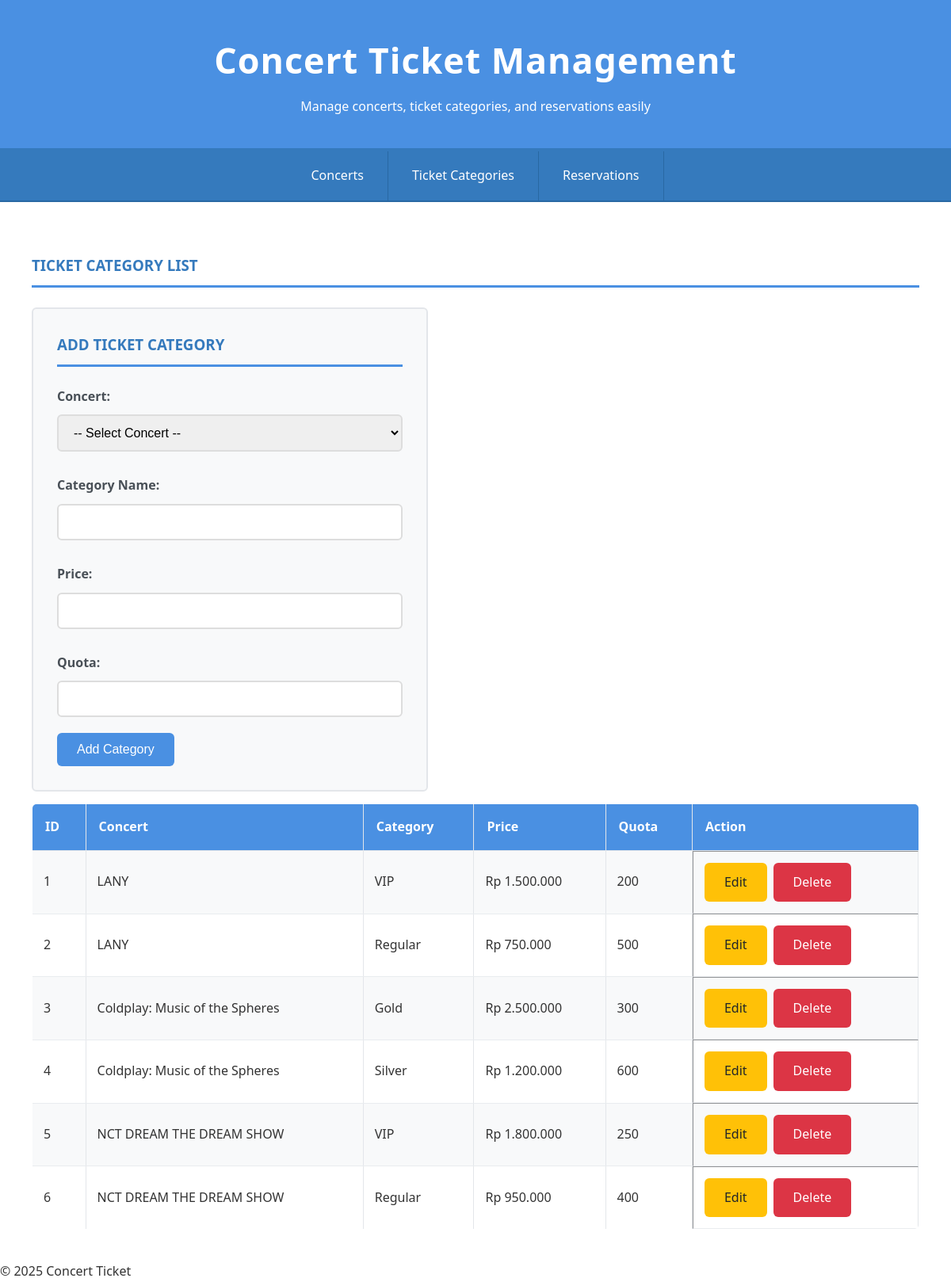
/?page=tickets, run on the app's committed database.
### tables this page shows
CREATE TABLE `ticket_categories` (
  `id_ticket_category` int(11) NOT NULL,
  `id_concert` int(11) NOT NULL,
  `category_name` varchar(50) NOT NULL,
  `price` decimal(10,2) NOT NULL,
  `quota` int(11) NOT NULL
);

CREATE TABLE `concerts` (
  `id_concert` int(11) NOT NULL,
  `concert_name` varchar(100) NOT NULL,
  `date` date NOT NULL,
  `venue` varchar(100) NOT NULL
);

### config/db.php (called while the page is built, shortened)
<?php
class Database {
    private $host = "localhost";
    private $username = "root";
    private $password = "";
    private $dbname = "db_concert";
    public function __construct() {
        try {
            $this->conn = new PDO("mysql:host=$this->host;dbname=$this->dbname", $this->username, $this->password);
        } catch (PDOException $e) {
            echo "Connection failed: " . $e->getMessage();
        }
    }
}
?>

### class/TicketCategory.php (called while the page is built, shortened)
<?php
require_once 'config/db.php';
class TicketCategory {
    private $db;
    public function __construct() {
        $this->db = (new Database())->conn;
    }
    public function getAllTicketCategories() {
        $stmt = $this->db->prepare("
            SELECT t.*, c.concert_name
            FROM ticket_categories t
            JOIN concerts c ON t.id_concert = c.id_concert
        ");
        $stmt->execute();
        return $stmt->fetchAll(PDO::FETCH_ASSOC);
    }
}
?>

### view/ticket_categories.php (the view, shortened to what this page needs)
<?php
require_once 'class/TicketCategory.php';
$ticket = new TicketCategory();
$tickets = $ticket->getAllTicketCategories();
$editData = null;
?>
<h3>Ticket Category List</h3>
<form method="POST">
    <h3><?= $editData ? "Edit Ticket Category" : "Add Ticket Category" ?></h3>
    <label>Concert:</label>
    <select name="id_concert" required>
        <option value="">-- Select Concert --</option>
    </select>
    <label>Category Name:</label>
    <input type="text" name="category_name" value="<?= htmlspecialchars($editData['category_name'] ?? '') ?>" required>
    <label>Price:</label>
    <input type="number" name="price" min="0" step="0.01" value="<?= htmlspecialchars($editData['price'] ?? '') ?>" required>
    <label>Quota:</label>
    <input type="number" name="quota" min="1" value="<?= htmlspecialchars($editData['quota'] ?? '') ?>" required>
    <?php if ($editData): ?>
        <button type="submit" name="update">Update Category</button>
        <a href="?page=tickets" class="btn btn-danger">Cancel</a>
    <?php else: ?>
        <button type="submit" name="add">Add Category</button>
    <?php endif; ?>
</form>
<table border="1">
    <tr>
        <th>ID</th>
        <th>Concert</th>
        <th>Category</th>
        <th>Price</th>
        <th>Quota</th>
        <th>Action</th>
    </tr>
    <?php foreach ($tickets as $t): ?>
    <tr>
        <td><?= $t['id_ticket_category'] ?></td>
        <td><?= htmlspecialchars($t['concert_name']) ?></td>
        <td><?= htmlspecialchars($t['category_name']) ?></td>
        <td>Rp <?= number_format($t['price'], 0, ',', '.') ?></td>
        <td><?= $t['quota'] ?></td>
        <td class="table-actions">
            <a href="?page=tickets&edit=<?= $t['id_ticket_category'] ?>" class="btn btn-warning">Edit</a>
            <a href="?page=tickets&delete=<?= $t['id_ticket_category'] ?>" class="btn btn-danger" onclick="return confirm('Delete this category?')">Delete</a>
        </td>
    </tr>
    <?php endforeach; ?>
</table>

### index.php (shortened to what this page needs)
<?php
require_once 'class/TicketCategory.php';
?>
<!DOCTYPE html>
<html lang="en">
<head>
    <link rel="stylesheet" href="style.css">
</head>
<body>
    <div class="container">
        <header>
            <h1>Concert Ticket Management</h1>
            <p>Manage concerts, ticket categories, and reservations easily</p>
        </header>
        <nav>
            <ul>
                <li><a href="?page=concerts">Concerts</a></li>
                <li><a href="?page=tickets">Ticket Categories</a></li>
                <li><a href="?page=reservations">Reservations</a></li>
            </ul>
        </nav>
        <main>
            <?php
            if (isset($_GET['page'])) {
                $page = $_GET['page'];
                if ($page === 'concerts') {
                    include 'view/concerts.php';
                } elseif ($page === 'tickets') {
                    include 'view/ticket_categories.php';
                } elseif ($page === 'reservations') {
                    include 'view/reservations.php';
                } else {
                    echo "<p>Page not found.</p>";
                }
            } else {
                echo "<h2>Welcome to Concert Ticket Management</h2>";
                echo "<p>Select a menu above to manage concerts, tickets, or reservations.</p>";
            }
            ?>
        </main>
        <footer>
            <p>&copy; 2025 Concert Ticket</p>
        </footer>
    </div>
</body>
</html>

### style.css (style rules this page uses)
* { margin: 0; padding: 0; box-sizing: border-box; }
body { font-family: 'Segoe UI', Tahoma, Geneva, Verdana, sans-serif; background-color: hsl(216, 33%, 97%); color: #333; line-height: 1.6; min-height: 100vh; }
.container { max-width: 1200px; margin: 0 auto; background-color: white; min-height: 100vh; box-shadow: 0 0 20px rgba(0, 0, 0, 0.1); }
header { background-color: #4a90e2; color: white; text-align: center; padding: 40px 20px; border-bottom: 4px solid #357abd; }
header h1 { font-size: 2.8em; font-weight: 600; margin-bottom: 10px; letter-spacing: 1px; }
nav { background-color: #357abd; padding: 0; border-bottom: 2px solid #2968a3; margin-bottom: 25px; }
nav ul { list-style: none; display: flex; justify-content: center; flex-wrap: wrap; }
nav li { margin: 0; }
nav a { color: white; text-decoration: none; padding: 18px 30px; display: block; transition: all 0.3s ease; font-weight: 500; border-right: 1px solid #2968a3; }
main { padding: 40px; }
h2, h3 { color: #357abd; margin-bottom: 25px; text-transform: uppercase; font-weight: 600; border-bottom: 3px solid #4a90e2; padding-bottom: 10px; }
table { width: 100%; border-collapse: collapse; margin-top: 15px; background-color: white; border-radius: 6px; overflow: hidden; border: 1px solid #e3e6ea; }
th { background-color: #4a90e2; color: white; padding: 16px; text-align: left; }
td { padding: 14px; border-bottom: 1px solid #e9ecef; }
tbody tr:nth-child(even) { background-color: #f8f9fa; }
form { background-color: #f8f9fa; padding: 30px; border-radius: 6px; border: 2px solid #e3e6ea; width: 500px; }
label { font-weight: 600; color: #495057; margin-top: 10px; display: block; }
input, select { width: 100%; padding: 12px 15px; margin: 10px 0 20px 0; border: 2px solid #ddd; border-radius: 6px; font-size: 16px; transition: border-color 0.3s ease; }
button, .btn { background-color: #4a90e2; color: white; padding: 12px 25px; border: none; border-radius: 6px; cursor: pointer; font-size: 16px; font-weight: 500; transition: 0.3s ease; text-decoration: none; }
.btn-danger { background-color: #dc3545; }
.btn-warning { background-color: #ffc107; color: #212529; }
.table-actions { display: flex; gap: 8px; }

### data on the page
ticket_categories: id_ticket_category "1", id_concert.concert_name "LANY", category_name "VIP", price "1.500.000", quota "200"
ticket_categories: id_ticket_category "2", id_concert.concert_name "LANY", category_name "Regular", price "750.000", quota "500"
ticket_categories: id_ticket_category "3", id_concert.concert_name "Coldplay: Music of the Spheres", category_name "Gold", price "2.500.000", quota "300"
ticket_categories: id_ticket_category "4", id_concert.concert_name "Coldplay: Music of the Spheres", category_name "Silver", price "1.200.000", quota "600"
ticket_categories: id_ticket_category "5", id_concert.concert_name "NCT DREAM THE DREAM SHOW", category_name "VIP", price "1.800.000", quota "250"
ticket_categories: id_ticket_category "6", id_concert.concert_name "NCT DREAM THE DREAM SHOW", category_name "Regular", price "950.000", quota "400"
